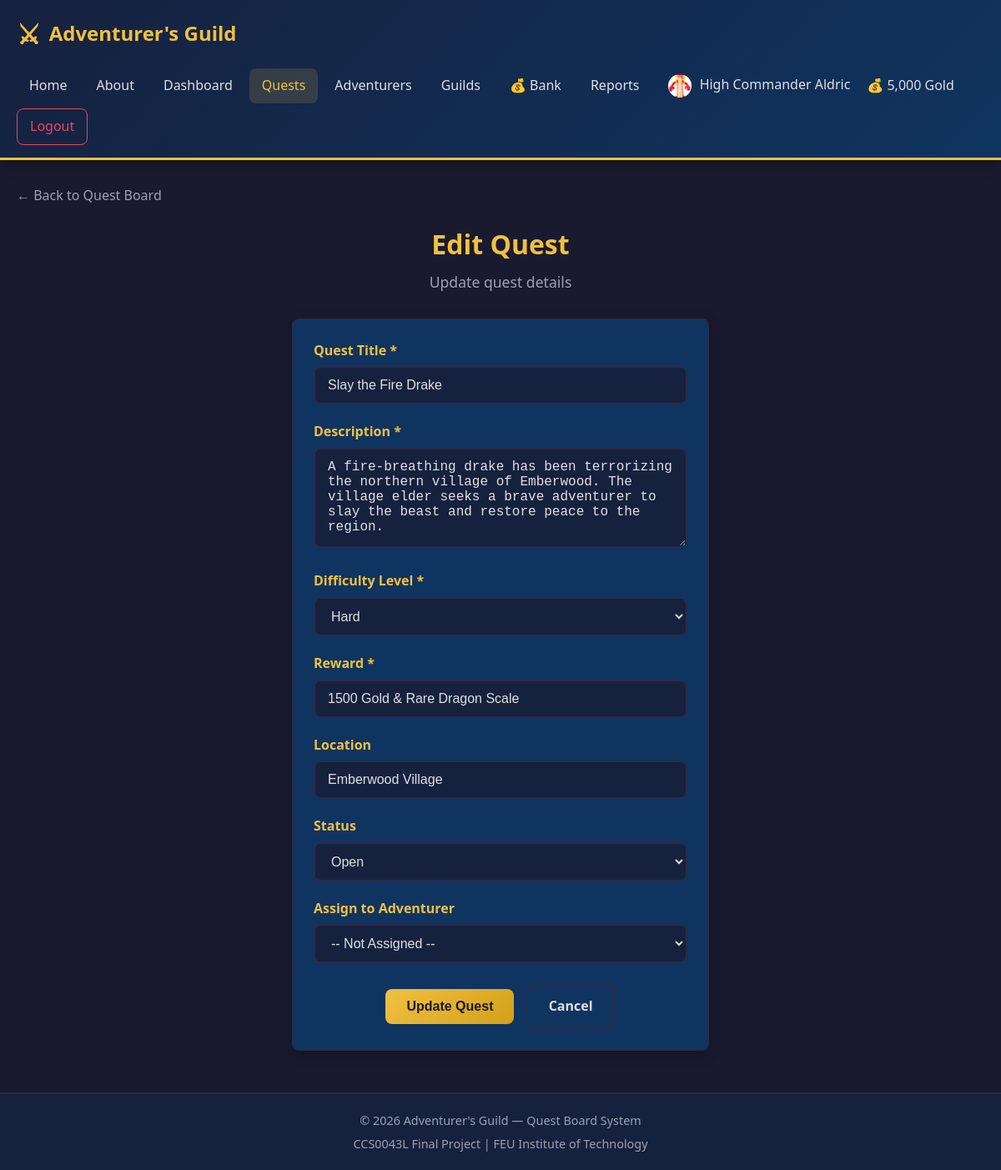
The page /quest_edit.php?id=1 (signed in) on the database its author committed.
### tables this page shows
CREATE TABLE IF NOT EXISTS wallets (
    wallet_id INT AUTO_INCREMENT PRIMARY KEY,
    user_id INT NOT NULL UNIQUE,
    balance DECIMAL(12, 2) NOT NULL DEFAULT 100.00,
    created_at TIMESTAMP DEFAULT CURRENT_TIMESTAMP,
    FOREIGN KEY (user_id) REFERENCES users(user_id) ON DELETE CASCADE
);

CREATE TABLE IF NOT EXISTS quests (
    quest_id INT AUTO_INCREMENT PRIMARY KEY,
    title VARCHAR(200) NOT NULL,
    description TEXT NOT NULL,
    difficulty ENUM('EASY', 'MEDIUM', 'HARD', 'LEGENDARY') NOT NULL,
    reward VARCHAR(100) NOT NULL,
    status ENUM('OPEN', 'IN_PROGRESS', 'COMPLETED') NOT NULL DEFAULT 'OPEN',
    assigned_to INT NULL,
    created_by INT NOT NULL,
    location VARCHAR(150) NULL,
    created_at TIMESTAMP DEFAULT CURRENT_TIMESTAMP,
    FOREIGN KEY (assigned_to) REFERENCES users(user_id) ON DELETE SET NULL,
    FOREIGN KEY (created_by) REFERENCES users(user_id) ON DELETE CASCADE
);

### includes/functions.php (called while the page is built, shortened)
<?php
function getQuestById($conn, $questId) {
    $stmt = $conn->prepare("SELECT q.*, u1.full_name AS assigned_to_name, u2.full_name AS created_by_name FROM quests q LEFT JOIN users u1 ON q.assigned_to = u1.user_id LEFT JOIN users u2 ON q.created_by = u2.user_id WHERE q.quest_id = ?");
    $stmt->bind_param("i", $questId);
    $stmt->execute();
    $result = $stmt->get_result();
    $quest = $result->fetch_assoc();
    return $quest;
}
function getWalletBalance($conn, $userId) {
    $stmt = $conn->prepare("SELECT balance FROM wallets WHERE user_id = ?");
    $stmt->bind_param("i", $userId);
    $stmt->execute();
    $result = $stmt->get_result();
    $wallet = $result->fetch_assoc();
    return $wallet;
}
function formatGold($amount) {
    return number_format($amount, 0) . " Gold";
}
function getUserAvatar($userId) {
    $avatarDir = UPLOAD_DIR . 'avatars/';
    $files = glob($avatarDir . 'user_' . $userId . '_*');
    if (!empty($files)) {
        return basename($files[0]);
    }
    return null;
}
?>

### quest_edit.php (the view, shortened to what this page needs)
<?php
require_once __DIR__ . '/includes/auth_check.php';
require_once __DIR__ . '/includes/functions.php';
$questId = isset($_GET['id']) ? intval($_GET['id']) : 0;
$conn = getConnection();
$quest = getQuestById($conn, $questId);
$successMessage = "";
?>
<?php include_once __DIR__ . '/includes/header.php'; ?>
<div class="container">
    <a href="quests.php" class="back-link">&larr; Back to Quest Board</a>
    <h1 class="page-title">Edit Quest</h1>
    <p class="page-subtitle">Update quest details</p>
    <div class="form-container">
        <div class="card">
            <?php if (!empty($successMessage)): ?>
                <?php displayFlashMessage($successMessage, 'success'); ?>
                <p style="text-align: center; margin-top: 15px;">
                    <a href="quests.php" class="btn btn-primary">View Quest Board</a>
                </p>
            <?php else: ?>
                <form method="POST" action="quest_edit.php?id=<?php echo $questId; ?>">
                    <div class="form-group">
                        <label for="title">Quest Title *</label>
                        <input type="text" id="title" name="title" required maxlength="200"
                               value="<?php echo htmlspecialchars($quest['title']); ?>">
                    </div>
                    <div class="form-group">
                        <label for="description">Description *</label>
                        <textarea id="description" name="description" required><?php echo htmlspecialchars($quest['description']); ?></textarea>
                    </div>
                    <div class="form-group">
                        <label for="difficulty">Difficulty Level *</label>
                        <select id="difficulty" name="difficulty" required>
                            <option value="HARD" <?php echo $quest['difficulty'] === 'HARD' ? 'selected' : ''; ?>>Hard</option>
                        </select>
                    </div>
                    <div class="form-group">
                        <label for="reward">Reward *</label>
                        <input type="text" id="reward" name="reward" required maxlength="100"
                               value="<?php echo htmlspecialchars($quest['reward']); ?>">
                    </div>
                    <div class="form-group">
                        <label for="location">Location</label>
                        <input type="text" id="location" name="location" maxlength="150"
                               value="<?php echo htmlspecialchars($quest['location'] ?? ''); ?>">
                    </div>
                    <div class="form-group">
                        <label for="status">Status</label>
                        <select id="status" name="status">
                            <option value="OPEN" <?php echo $quest['status'] === 'OPEN' ? 'selected' : ''; ?>>Open</option>
                        </select>
                    </div>
                    <div class="form-group">
                        <label for="assigned_to">Assign to Adventurer</label>
                        <select id="assigned_to" name="assigned_to">
                            <option value="">-- Not Assigned --</option>
                        </select>
                    </div>
                    <div style="text-align: center; margin-top: 25px;">
                        <button type="submit" class="btn btn-primary">Update Quest</button>
                        <a href="quests.php" class="btn btn-secondary" style="margin-left: 10px;">Cancel</a>
                    </div>
                </form>
            <?php endif; ?>
        </div>
    </div>
</div>
<?php include_once __DIR__ . '/includes/footer.php'; ?>

### includes/header.php (shortened to what this page needs)
<?php
require_once __DIR__ . '/functions.php';
$isLoggedIn = isset($_SESSION['user_id']);
$walletBalance = null;
if ($isLoggedIn) {
    $conn = getConnection();
    $wallet = getWalletBalance($conn, $_SESSION['user_id']);
    $walletBalance = $wallet['balance'] ?? 0;
}
?>
<!DOCTYPE html>
<html lang="en">
<head>
    <link rel="stylesheet" href="css/style.css">
</head>
<body>
    <header class="main-header">
        <div class="container">
            <div class="header-content">
                <a href="index.php" class="logo">
                    <span class="logo-icon">&#9876;</span>
                    <span class="logo-text">Adventurer's Guild</span>
                </a>
                <nav class="main-nav">
                    <a href="index.php" class="nav-link <?php echo basename($_SERVER['PHP_SELF']) === 'index.php' ? 'active' : ''; ?>">Home</a>
                    <a href="about.php" class="nav-link <?php echo basename($_SERVER['PHP_SELF']) === 'about.php' ? 'active' : ''; ?>">About</a>
                    <?php if ($isLoggedIn): ?>
                        <a href="dashboard.php" class="nav-link <?php echo basename($_SERVER['PHP_SELF']) === 'dashboard.php' ? 'active' : ''; ?>">Dashboard</a>
                        <a href="quests.php" class="nav-link <?php echo basename($_SERVER['PHP_SELF']) === 'quests.php' || basename($_SERVER['PHP_SELF']) === 'quest_add.php' || basename($_SERVER['PHP_SELF']) === 'quest_edit.php' ? 'active' : ''; ?>">Quests</a>
                        <a href="adventurers.php" class="nav-link <?php echo basename($_SERVER['PHP_SELF']) === 'adventurers.php' ? 'active' : ''; ?>">Adventurers</a>
                        <a href="guilds.php" class="nav-link <?php echo basename($_SERVER['PHP_SELF']) === 'guilds.php' || basename($_SERVER['PHP_SELF']) === 'guild_detail.php' ? 'active' : ''; ?>">Guilds</a>
                        <a href="bank.php" class="nav-link <?php echo basename($_SERVER['PHP_SELF']) === 'bank.php' ? 'active' : ''; ?>">&#128176; Bank</a>
                        <a href="reports.php" class="nav-link <?php echo basename($_SERVER['PHP_SELF']) === 'reports.php' ? 'active' : ''; ?>">Reports</a>
                        <?php
                        $userAvatar = getUserAvatar($_SESSION['user_id']);
                        ?>
                        <a href="profile.php" class="nav-link <?php echo basename($_SERVER['PHP_SELF']) === 'profile.php' ? 'active' : ''; ?>">
                            <?php if ($userAvatar): ?>
                                <img src="uploads/avatars/<?php echo htmlspecialchars($userAvatar); ?>" alt="Avatar" style="width: 28px; height: 28px; border-radius: 50%; object-fit: cover; margin-right: 5px; vertical-align: middle;">
                            <?php endif; ?>
                            <?php echo htmlspecialchars($_SESSION['full_name']); ?>
                        </a>
                        <div class="wallet-display" title="Gold Balance">
                            &#128176; <?php echo formatGold($walletBalance); ?>
                        </div>
                        <a href="logout.php" class="nav-link btn-logout">Logout</a>
                    <?php else: ?>
                        <a href="login.php" class="nav-link <?php echo basename($_SERVER['PHP_SELF']) === 'login.php' ? 'active' : ''; ?>">Login</a>
                        <a href="register.php" class="nav-link btn-register <?php echo basename($_SERVER['PHP_SELF']) === 'register.php' ? 'active' : ''; ?>">Register</a>
                    <?php endif; ?>
                </nav>
            </div>
        </div>
    </header>
    <main class="main-content">

### css/style.css (style rules this page uses)
:root { --color-bg: #1a1a2e; --color-bg-secondary: #16213e; --color-bg-card: #0f3460; --color-accent: #e94560; --color-accent-hover: #ff6b81; --color-gold: #f0c040; --color-gold-hover: #ffd166; --color-text: #e0e0e0; --color-text-muted: #a0a0b0; --color-success: #4ecca3; --color-error: #e94560; --color-border: #2a2a4a; --color-badge-easy: #4ecca3; --color-badge-medium: #f0c040; --color-badge-hard: #e94560; --color-badge-legendary: #9b59b6; --font-primary: 'Segoe UI', Tahoma, Geneva, Verdana, sans-serif; --shadow: 0 4px 15px rgba(0, 0, 0, 0.3); --radius: 8px; }
*, *::before, *::after { margin: 0; padding: 0; box-sizing: border-box; }
body { font-family: var(--font-primary); background-color: var(--color-bg); color: var(--color-text); line-height: 1.6; min-height: 100vh; }
a { text-decoration: none; color: var(--color-gold); transition: color 0.3s ease; }
.container { max-width: 1200px; margin: 0 auto; padding: 0 20px; }
.main-header { background: linear-gradient(135deg, var(--color-bg-secondary), var(--color-bg-card)); border-bottom: 3px solid var(--color-gold); padding: 15px 0; position: sticky; top: 0; z-index: 1000; box-shadow: var(--shadow); }
.header-content { display: flex; align-items: center; justify-content: space-between; flex-wrap: wrap; gap: 15px; }
.logo { display: flex; align-items: center; gap: 10px; font-size: 1.5rem; font-weight: bold; color: var(--color-gold); }
.logo-icon { font-size: 2rem; }
.main-nav { display: flex; align-items: center; gap: 5px; flex-wrap: wrap; }
.nav-link { padding: 8px 15px; border-radius: var(--radius); color: var(--color-text); font-weight: 500; transition: all 0.3s ease; white-space: nowrap; }
.nav-link:hover, .nav-link.active { background-color: rgba(240, 192, 64, 0.15); color: var(--color-gold); }
.btn-logout { color: var(--color-error); border: 1px solid var(--color-error); }
.main-content { min-height: calc(100vh - 160px); padding: 30px 0; }
.page-title { font-size: 2rem; color: var(--color-gold); margin-bottom: 5px; text-align: center; }
.page-subtitle { text-align: center; color: var(--color-text-muted); margin-bottom: 30px; font-size: 1.1rem; }
.card { background: var(--color-bg-card); border: 1px solid var(--color-border); border-radius: var(--radius); padding: 25px; margin-bottom: 20px; box-shadow: var(--shadow); transition: transform 0.3s ease, box-shadow 0.3s ease; }
.form-container { max-width: 500px; margin: 0 auto; }
.form-group { margin-bottom: 20px; }
.form-group label { display: block; margin-bottom: 6px; font-weight: 600; color: var(--color-gold); }
.form-group input, .form-group select, .form-group textarea { width: 100%; padding: 12px 15px; border: 2px solid var(--color-border); border-radius: var(--radius); background-color: var(--color-bg-secondary); color: var(--color-text); font-size: 1rem; transition: border-color 0.3s ease; }
.form-group textarea { min-height: 120px; resize: vertical; }
.btn { display: inline-block; padding: 12px 25px; border: none; border-radius: var(--radius); font-size: 1rem; font-weight: 600; cursor: pointer; transition: all 0.3s ease; text-align: center; }
.btn-primary { background: linear-gradient(135deg, var(--color-gold), #d4a017); color: var(--color-bg); }
.btn-secondary { background: var(--color-bg-card); color: var(--color-text); border: 2px solid var(--color-border); }
.back-link { display: inline-block; margin-bottom: 20px; color: var(--color-text-muted); }

### rows shown on the page
wallets: balance "5,000 Gold"
quests: title "Slay the Fire Drake", description "A fire-breathing drake has been terrorizing the northern village of Emberwood. The village elder seeks a brave adventurer to slay the beast and restore peace to the region.", difficulty "Hard", reward "1500 Gold & Rare Dragon Scale", location "Emberwood Village", status "Open"

### other values the page prints
$_SESSION['full_name'] "High Commander Aldric"
